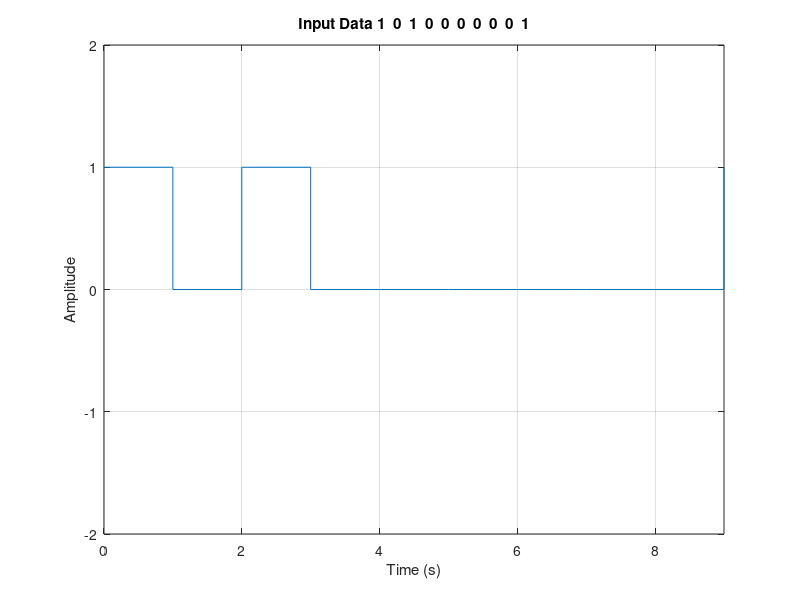
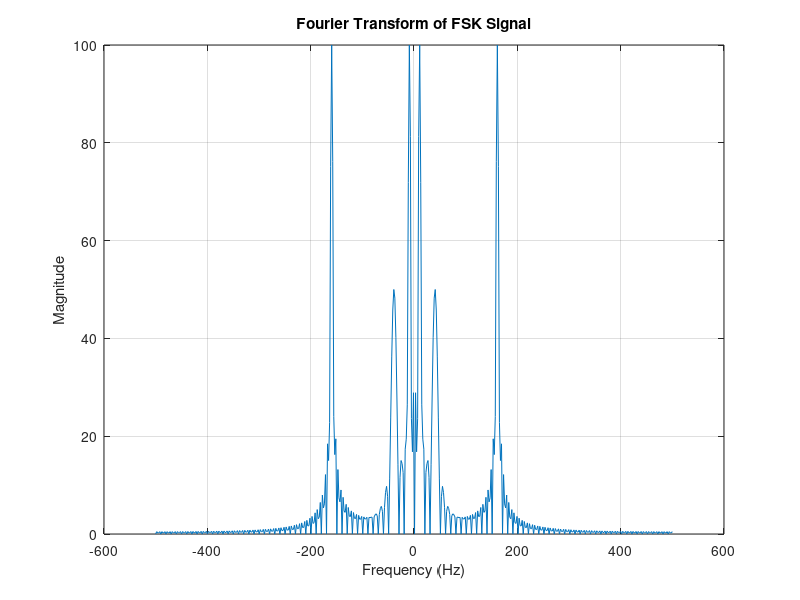

Here is the MATLAB script that generated these plots, in order:

clear all; close all; clc;

Data = randi([0 1], 1, 10);
time = 0:9;
y = [];
j = 0;
for i = 1:2:length(Data)
    j=j+1;
    if Data(i) == 0 && Data(i+1) == 0
        y(j) = 0;
    else if Data(i) == 0 && Data(i+1) == 1
            y(j) = 1;
        else if Data(i) == 1 && Data(i+1) == 1
                y(j) = 2;
            else if Data(i) == 1 && Data(i+1) == 0
                    y(j) = 3;
                end
            end
        end
    end
end


stairs(time,Data), axis([0 9 -2 2]), xlabel('Time (s)'), ylabel('Amplitude'), title(['Input Data ', num2str(Data)]), grid on;

t = 0:0.01:5-0.01;
T = 0:0.01:0.99;
f1 = sin(2 * pi * T);
f2 = sin(8 * pi * T);
f3 = sin(16 * pi * T);
f4 = sin(32 * pi * T);

for a = 1:length(y)
    if y(a) == 0
        signal(a * 100 - 99: a * 100) = f1;
    else if y(a) == 1
            signal(a * 100 - 99: a * 100) = f2;
        else if y(a) == 2
                signal(a * 100 - 99: a * 100) = f3;
            else if y(a) == 3
                    signal(a * 100 - 99: a * 100) = f4;
                end
            end
        end
    end
end

figure;
fs_FSK = 1000; % Adjust the sampling frequency accordingly
frequencies_FSK = linspace(-fs_FSK/2, fs_FSK/2, length(signal));
G_FSK = fft(signal);
plot(frequencies_FSK, abs(fftshift(G_FSK))), xlabel('Frequency (Hz)'), ylabel('Magnitude'), title('Fourier Transform of FSK Signal'), grid on;
